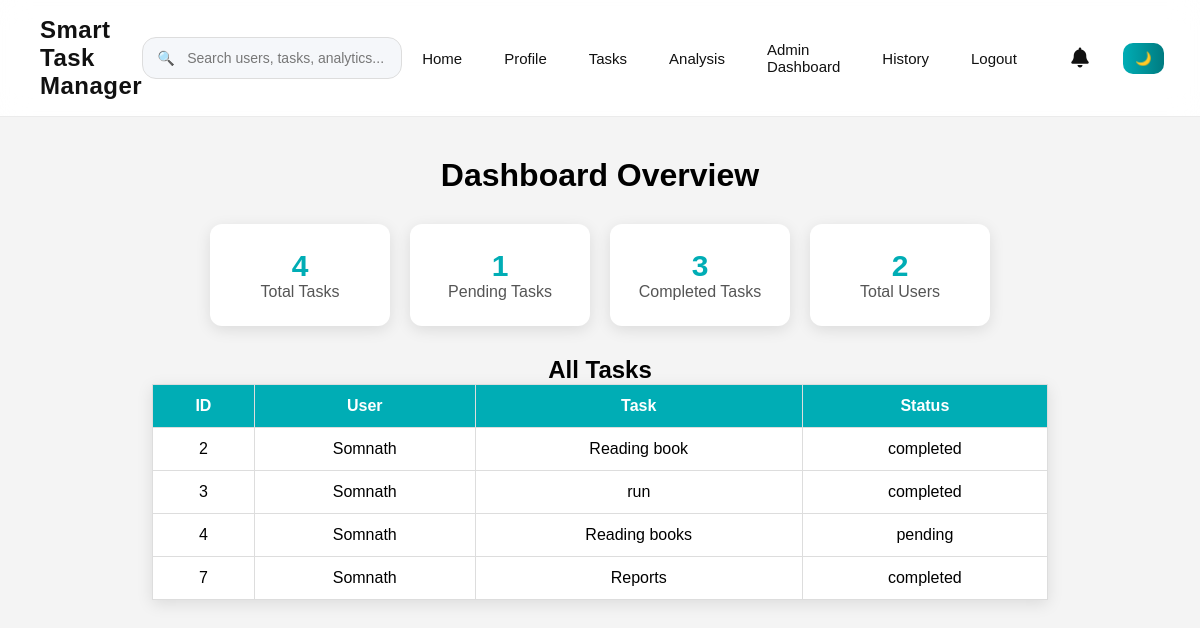
Page /admin (signed in) on the earlier database version.
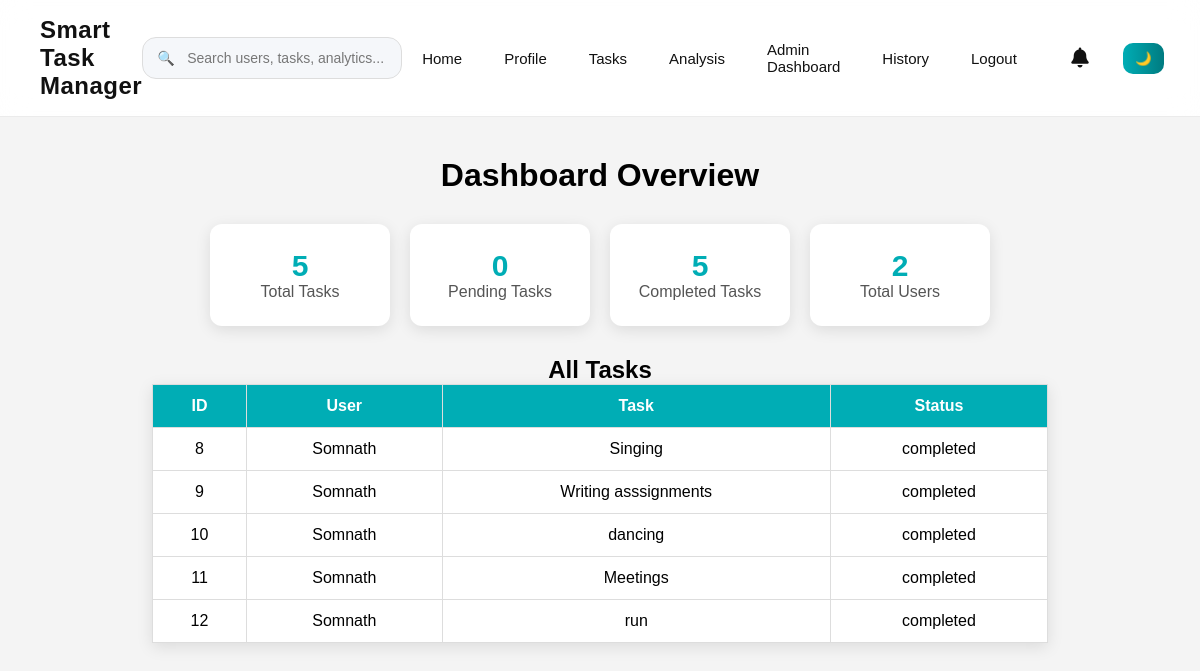
Same page on the later database version.
### tables this page shows
CREATE TABLE tasks (
        id INTEGER PRIMARY KEY AUTOINCREMENT,
        username TEXT,
        task TEXT,
        status TEXT DEFAULT 'pending',
        deadline TEXT,
        priority TEXT DEFAULT 'Medium',
        created_at TEXT,
        completed_at TEXT
    );

### app.py (the view)
@app.route('/admin')
def admin():
    if 'user' not in session:
        return redirect('/login')
    if session.get('role') != 'admin':
        return "❌ Access Denied"
    conn = sqlite3.connect("data.db")
    c = conn.cursor()
    c.execute("SELECT * FROM tasks")
    tasks = c.fetchall()
    c.execute("SELECT COUNT(*) FROM tasks")
    total_tasks = c.fetchone()[0]
    c.execute("SELECT COUNT(*) FROM tasks WHERE status='pending'")
    pending_tasks = c.fetchone()[0]
    c.execute("SELECT COUNT(*) FROM tasks WHERE status='completed'")
    completed_tasks = c.fetchone()[0]
    c.execute("SELECT COUNT(*) FROM users")
    total_users = c.fetchone()[0]
    conn.close()
    return render_template(
        'admin.html',
        tasks=tasks,
        total_tasks=total_tasks,
        pending_tasks=pending_tasks,
        completed_tasks=completed_tasks,
        total_users=total_users
    )

### app.py (called while the page is built)
@app.context_processor
def notification_count():
    if 'user' not in session:
        return dict(unread_count=0)
    conn = sqlite3.connect("data.db")
    c = conn.cursor()
    c.execute("""
        SELECT COUNT(*)
        FROM notifications
        WHERE username=?
        AND is_read=0
    """, (session['user'],))
    count = c.fetchone()[0]
    conn.close()
    return dict(unread_count=count)

### templates/admin.html
{% extends "base.html" %}
{% block content %}
    <div class="admin-container">
        <h1>Dashboard Overview</h1>
        <div class="stats">
            <div class="card">
                <h2>{{ total_tasks }}</h2>
                <p>Total Tasks</p>
            </div>
            <div class="card">
                <h2>{{ pending_tasks }}</h2>
                <p>Pending Tasks</p>
            </div>
            <div class="card">
                <h2>{{ completed_tasks }}</h2>
                <p>Completed Tasks</p>
            </div>
            <div class="card">
                <h2>{{ total_users }}</h2>
                <p>Total Users</p>
            </div>
        </div>
        <h2>All Tasks</h2>
        <table>
            <tr>
                <th>ID</th>
                <th>User</th>
                <th>Task</th>
                <th>Status</th>
            </tr>
            {% for task in tasks %}
            <tr>
                <td>{{ task[0] }}</td>
                <td>{{ task[1] }}</td>
                <td>{{ task[2] }}</td>
                <td>{{ task[3] }}</td>
            </tr>
            {% endfor %}
        </table>
    </div>
{% endblock %}

### templates/base.html (shortened to what this page needs)
<!DOCTYPE html>
<html lang="en">
<head>
    <link rel="stylesheet" href="{{ url_for('static', filename='style.css') }}">
    <link rel="stylesheet" href="https://cdnjs.cloudflare.com/ajax/libs/font-awesome/6.5.1/css/all.min.css">
</head>
<body>
    <nav>
        <div class="logo">
            Smart Task Manager
        </div>
        {% if session.get('user') %}
        <form action="/search" method="GET" class="navbar-search">
            <span class="search-icon">🔍</span>
            {% if session.get('role') == 'admin' %}
            <input type="text" name="query" class="navbar-search-input" placeholder="Search users, tasks, analytics..."
                required>
            {% else %}
            <input type="text" name="query" class="navbar-search-input" placeholder="Search tasks, reports..." required>
            {% endif %}
        </form>
        {% endif %}
        <div class="nav-links">
            <a href="/">Home</a>
            {% if session.get('user') %}
            <a href="/profile">Profile</a>
            <a href="/tasks">Tasks</a>
            <a href="/weekly-report">Analysis</a>
            {% if session.get('role') == 'admin' %}
            <a href="/admin">
                Admin Dashboard
            </a>
            {% endif %}
            <a href="/history">History</a>
            <a href="/logout">Logout</a>
            <div class="notification-menu">
                <a href="{{ url_for('notifications') }}" class="notification-link">
                    <i class="fa-solid fa-bell"></i>
                </a>
            </div>
            {% else %}
            <a href="/login">Login</a>
            <a href="/register">Register</a>
            {% endif %}
            <button id="darkToggle" class="dark-btn">🌙</button>
        </div>
    </nav>
    {% block content %}{% endblock %}
</body>
</html>

### static/style.css (style rules this page uses)
body, nav, .login-box, .task-item, .card, .stat-card, .extra-card, table, input, button { transition: background-color 0.3s ease, color 0.3s ease, border-color 0.3s ease; }
* { margin: 0; padding: 0; box-sizing: border-box; }
body { font-family: Arial, sans-serif; background-color: #f4f4f4; }
.logo { color: white; font-size: 24px; font-weight: bold; }
.nav-links a { color: white; text-decoration: none; margin-left: 20px; font-size: 16px; }
.admin-container { padding: 40px; text-align: center; }
.stats { display: flex; justify-content: center; gap: 20px; flex-wrap: wrap; margin: 30px 0; }
.card { background-color: white; padding: 25px; width: 180px; border-radius: 12px; box-shadow: 0 4px 15px rgba(0, 0, 0, 0.1); text-align: center; transition: 0.3s; }
.card h2 { font-size: 30px; color: #00adb5; }
.card p { color: #555; }
table { width: 80%; margin: auto; border-collapse: collapse; background: white; box-shadow: 0 4px 15px rgba(0, 0, 0, 0.1); }
table th, table td { padding: 12px; border: 1px solid #ddd; }
table th { background-color: #00adb5; color: white; }
html { scroll-behavior: smooth; }
button, .hero-btn, .done-btn, .delete-btn { transition: all 0.3s ease; }
nav { position: sticky; top: 0; z-index: 1000; background: rgba(24, 24, 24, 0.92); backdrop-filter: blur(14px); -webkit-backdrop-filter: blur(14px); padding: 16px 40px; display: flex; align-items: center; justify-content: space-between; border-bottom: 1px solid rgba(255, 255, 255, 0.08); }
.logo { font-size: 24px; font-weight: 700; color: white; letter-spacing: 0.5px; }
.nav-links { display: flex; align-items: center; gap: 22px; }
.nav-links a { color: white; text-decoration: none; font-size: 15px; font-weight: 500; position: relative; transition: 0.3s ease; }
.navbar-search { position: relative; display: flex; align-items: center; }
.navbar-search-input { width: 260px; padding: 12px 18px 12px 44px; border-radius: 14px; border: 1px solid rgba(255, 255, 255, 0.12); background: rgba(255, 255, 255, 0.08); color: white; font-size: 14px; outline: none; transition: all 0.3s ease; }
.navbar-search-input::placeholder { color: rgba(255, 255, 255, 0.65); }
.search-icon { position: absolute; left: 15px; color: rgba(255, 255, 255, 0.7); font-size: 14px; }
.dark-btn { background: linear-gradient(90deg, #00adb5, #007b80); border: none; color: white; padding: 8px 12px; border-radius: 10px; cursor: pointer; transition: 0.3s ease; }
body:not(.dark) nav { background: rgba(255, 255, 255, 0.92); border-bottom: 1px solid rgba(0, 0, 0, 0.08); }
body:not(.dark) .logo, body:not(.dark) .nav-links a { color: #111; }
body:not(.dark) .navbar-search-input { background: #f5f7fa; color: #111; border: 1px solid #ddd; }
body:not(.dark) .navbar-search-input::placeholder { color: #777; }
body:not(.dark) .search-icon { color: #777; }
.notification-menu { position: relative; display: flex; align-items: center; }
.notification-link { position: relative; width: 42px; height: 42px; display: flex; align-items: center; justify-content: center; border-radius: 12px; text-decoration: none; color: inherit; transition: all 0.3s ease; }
.notification-link i { font-size: 20px; }

Differences in the rows shown:
removed tasks: id "2", username "Somnath", task "Reading book", status "completed"
removed tasks: id "3", username "Somnath", task "run", status "completed"
removed tasks: id "4", username "Somnath", task "Reading books", status "pending"
removed tasks: id "7", username "Somnath", task "Reports", status "completed"
added tasks: id "8", username "Somnath", task "Singing", status "completed"
added tasks: id "9", username "Somnath", task "Writing asssignments", status "completed"
added tasks: id "10", username "Somnath", task "dancing", status "completed"
added tasks: id "11", username "Somnath", task "Meetings", status "completed"
added tasks: id "12", username "Somnath", task "run", status "completed"
Other differences:
{{ total_tasks }}: "4" → "5"
{{ pending_tasks }}: "1" → "0"
{{ completed_tasks }}: "3" → "5"
